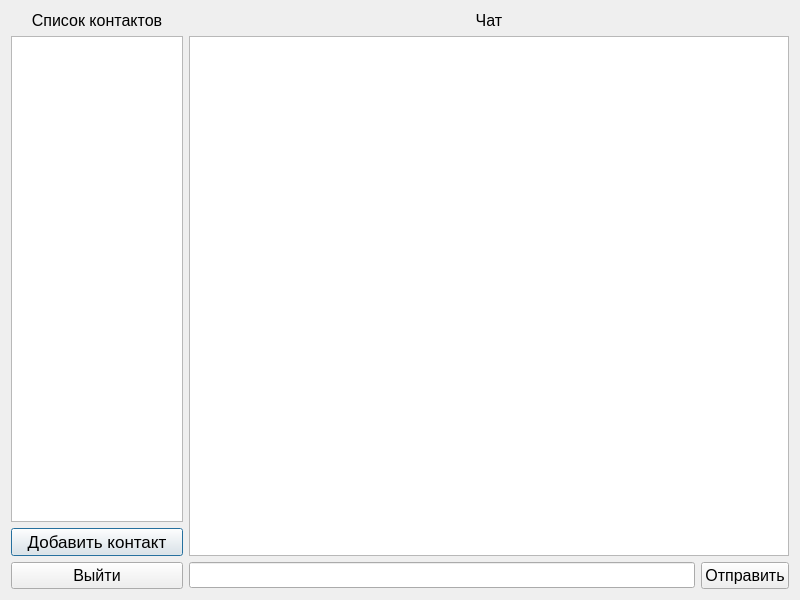
<?xml version="1.0" encoding="UTF-8"?>
<ui version="4.0">
 <class>UserSpace</class>
 <widget class="QDialog" name="UserSpace">
  <property name="geometry">
   <rect>
    <x>0</x>
    <y>0</y>
    <width>800</width>
    <height>600</height>
   </rect>
  </property>
  <property name="minimumSize">
   <size>
    <width>800</width>
    <height>600</height>
   </size>
  </property>
  <property name="maximumSize">
   <size>
    <width>800</width>
    <height>600</height>
   </size>
  </property>
  <property name="windowTitle">
   <string>Dialog</string>
  </property>
  <layout class="QVBoxLayout" name="verticalLayout_6">
   <item>
    <layout class="QHBoxLayout" name="horizontalLayout_2">
     <item>
      <layout class="QVBoxLayout" name="verticalLayout_2">
       <item>
        <layout class="QVBoxLayout" name="verticalLayout">
         <item>
          <widget class="QLabel" name="labelContacts">
           <property name="font">
            <font>
             <pointsize>12</pointsize>
            </font>
           </property>
           <property name="text">
            <string>Список контактов</string>
           </property>
           <property name="alignment">
            <set>Qt::AlignCenter</set>
           </property>
          </widget>
         </item>
         <item>
          <widget class="QListWidget" name="listContacts">
           <property name="font">
            <font>
             <pointsize>11</pointsize>
            </font>
           </property>
          </widget>
         </item>
         <item>
          <widget class="QPushButton" name="addContact">
           <property name="font">
            <font>
             <pointsize>13</pointsize>
            </font>
           </property>
           <property name="text">
            <string>Добавить контакт</string>
           </property>
          </widget>
         </item>
        </layout>
       </item>
       <item>
        <widget class="QPushButton" name="buttonLogout">
         <property name="font">
          <font>
           <pointsize>12</pointsize>
          </font>
         </property>
         <property name="text">
          <string>Выйти</string>
         </property>
        </widget>
       </item>
      </layout>
     </item>
     <item>
      <layout class="QVBoxLayout" name="verticalLayout_4">
       <item>
        <layout class="QVBoxLayout" name="verticalLayout_3">
         <item>
          <widget class="QLabel" name="labelChat">
           <property name="font">
            <font>
             <pointsize>12</pointsize>
            </font>
           </property>
           <property name="text">
            <string>Чат</string>
           </property>
           <property name="alignment">
            <set>Qt::AlignCenter</set>
           </property>
          </widget>
         </item>
         <item>
          <widget class="QTextBrowser" name="chatBrowser">
           <property name="minimumSize">
            <size>
             <width>600</width>
             <height>0</height>
            </size>
           </property>
           <property name="font">
            <font>
             <pointsize>11</pointsize>
            </font>
           </property>
          </widget>
         </item>
        </layout>
       </item>
       <item>
        <layout class="QHBoxLayout" name="horizontalLayout">
         <item>
          <widget class="QLineEdit" name="inMessage">
           <property name="font">
            <font>
             <pointsize>11</pointsize>
            </font>
           </property>
          </widget>
         </item>
         <item>
          <widget class="QPushButton" name="sendMessageButton">
           <property name="font">
            <font>
             <pointsize>12</pointsize>
            </font>
           </property>
           <property name="text">
            <string>Отправить</string>
           </property>
          </widget>
         </item>
        </layout>
       </item>
       <item>
        <layout class="QVBoxLayout" name="verticalLayout_7"/>
       </item>
      </layout>
     </item>
    </layout>
   </item>
  </layout>
 </widget>
 <resources/>
 <connections/>
</ui>
